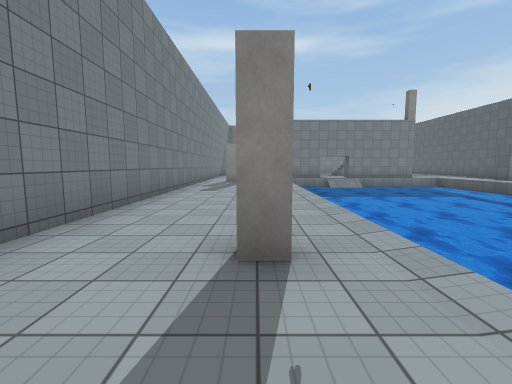
[1] (above)

20 first-person views from a walk through a scene from a Unity 3-D project. The camera is 1.4 m above the floor, tilts 6° down and sees 90° across. The floor is counted in squares, 2 m on a side. Each view is taken from the middle of a square. On the plan, view 1 faces up. The plan holds only what a view shows up to about 9 squares ahead; the rest is blank. The place goes on beyond the plan. Some animated figures are not drawn. Some surface patterns are stand-ins.

[2]
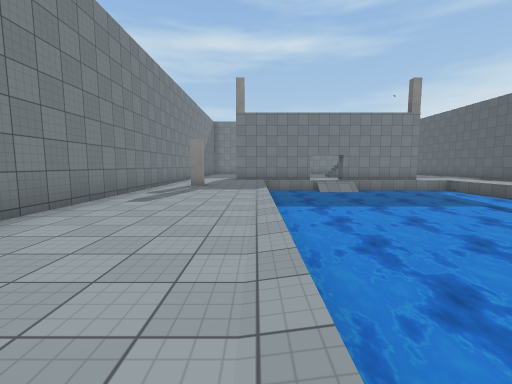

[3]
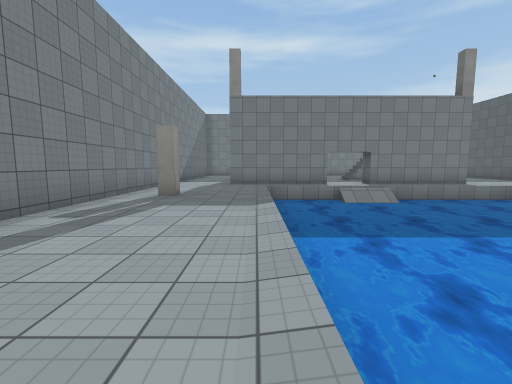

[4]
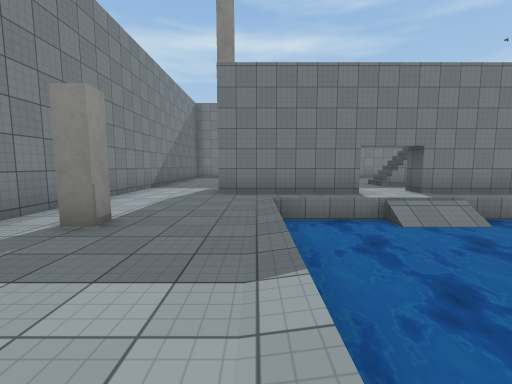

[5]
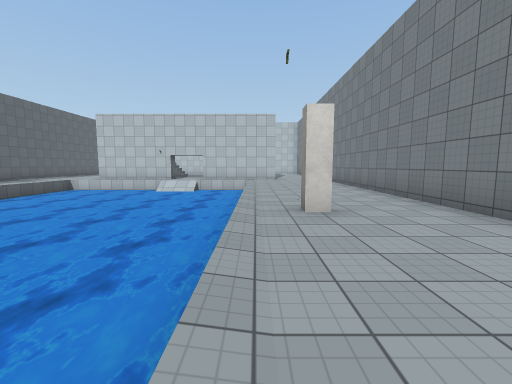

[6]
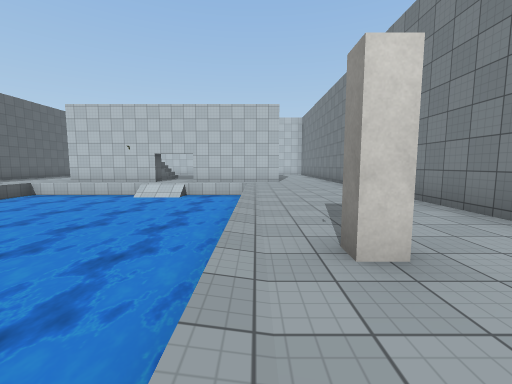

[7]
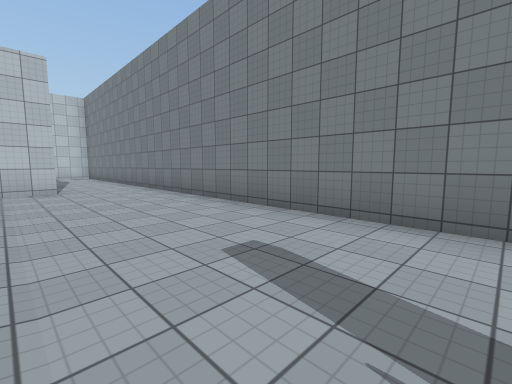

[8]
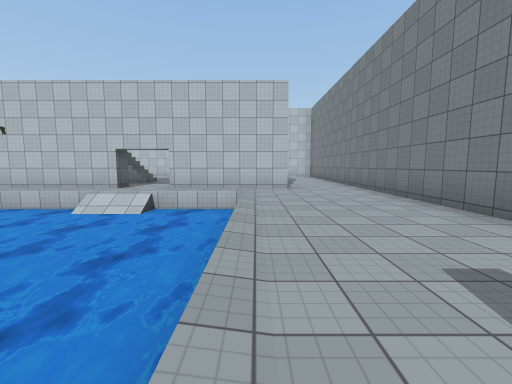

[9]
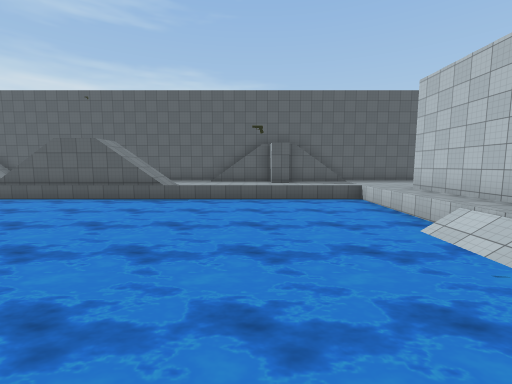

[10]
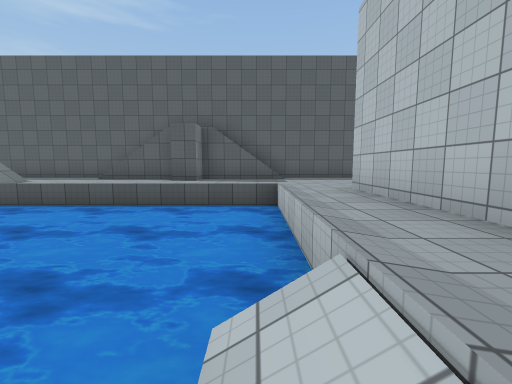

[11]
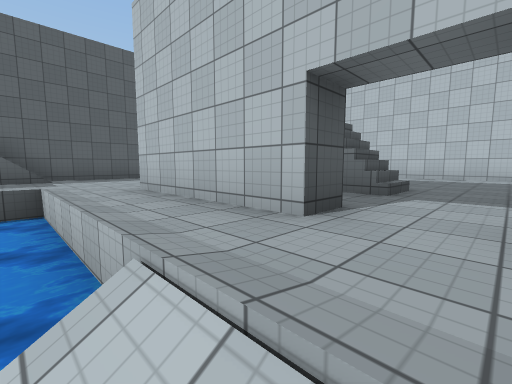

[12]
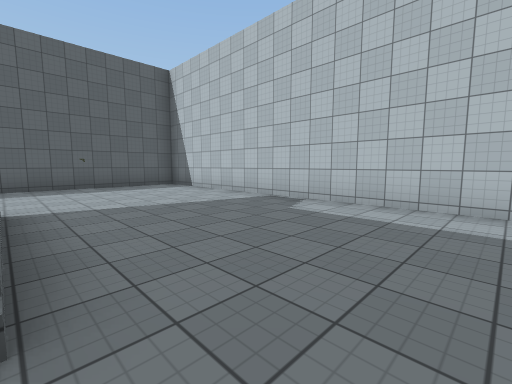

[13]
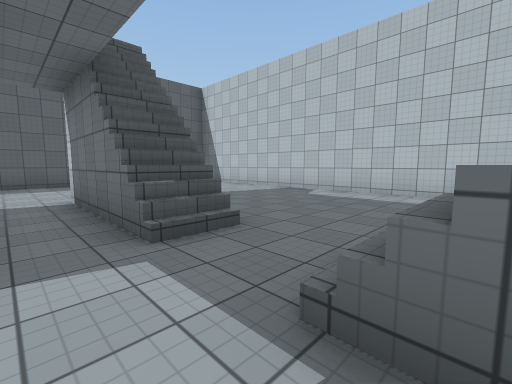

[14]
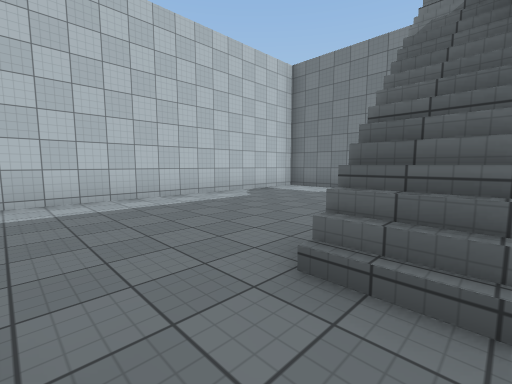

[15]
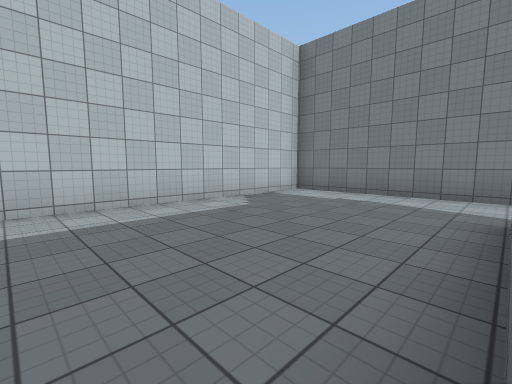

[16]
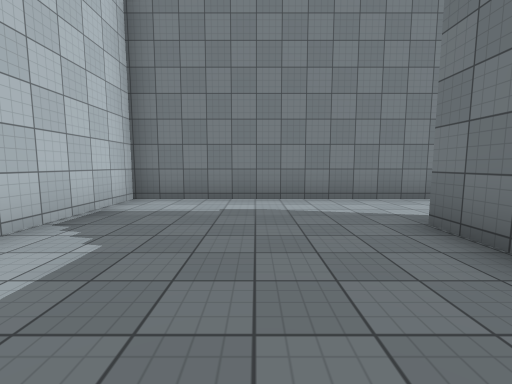

[17]
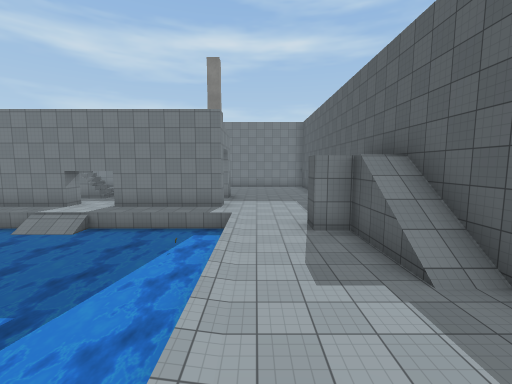

[18]
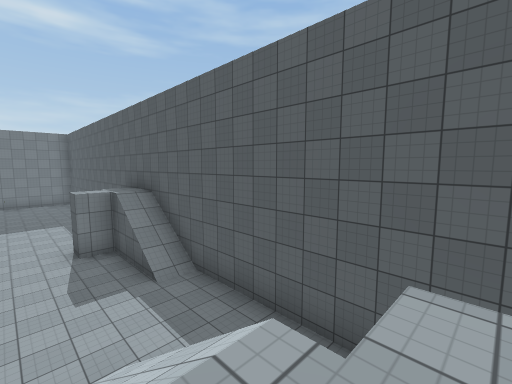

[19]
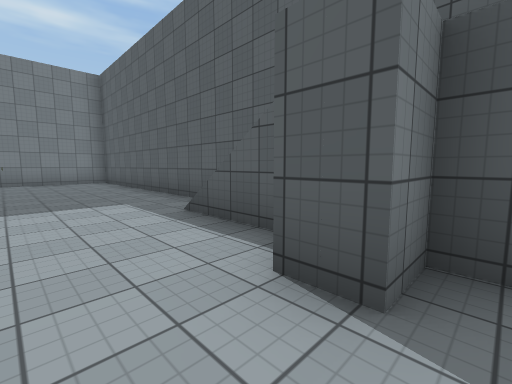

[20]
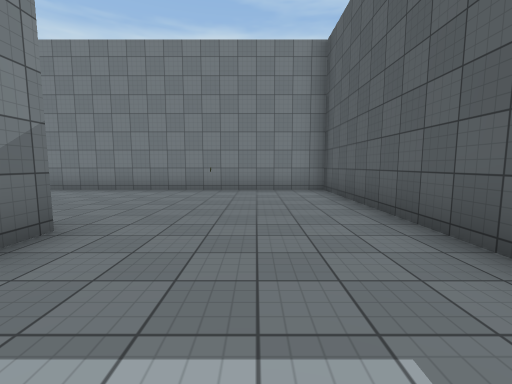

### Floor plan
Key: @ floor where view 1 was taken; # wall or solid block; . main floor; - floor 0.5 m lower than the main floor; : floor 3.25 m higher than the main floor; / step, stairs or slope; ≈ water the walk keeps out of; P pole.
Columns run from 3 left of view 1 to 13 right of it. Each row starts with its distance up from view 1.
 23         #########
 22          .......#
 21          .......#
 20           ... ..#
 19            .....#
 18            .....#
 17 #..     ./  ....#
 16 #...   ...  ....#
 15 #...###..###....#
 14 #...............#
 13 #....≈≈//≈≈≈≈...#
 12 #....≈≈≈≈≈≈≈≈.. #
 11 #.P..≈≈≈≈≈≈≈≈..##
 10 #....≈≈≈≈≈≈≈≈...#
  9 #....≈≈≈≈≈≈≈≈...#
  8 #....≈≈≈≈≈≈≈≈...#
  7 #....≈≈≈≈≈≈ ≈//.#
  6 #....≈≈≈≈≈  ≈// #
  5 #....≈≈≈≈  ≈≈// #
  4 #....≈≈≈  ≈≈≈::.#
  3 #....≈≈≈ ≈≈≈≈/  #
  2 #..P.≈≈≈≈≈≈≈≈//.#
  1 #....≈≈≈≈≈≈≈≈//.#
  0 #..@.≈≈≈≈≈≈≈≈../#
 -1 #....≈≈≈≈≈≈≈≈../#
 -2 #....≈≈≈≈≈≈≈≈.. #
 -3 #....≈≈≈≈≈≈≈≈..##
 -4 #....≈≈≈≈≈≈≈≈.. #
 -5 #....≈≈/-≈≈≈≈...#
 -6 #...............#
 -7 #...###..###....#
 -8 #...  ..........#
 -9 #... ##..###....#
-10 #...............#
-11 #...............#
-12 #...............#
-13 #...............#
-14 #...............#
-15 #################

Where each view was taken, in squares from view 1:
view 1: 0 up, 0 right, facing up
view 2: 2 up, 1 right, facing up
view 3: 5 up, 1 right, facing up
view 4: 8 up, 1 right, facing up
view 5: 6 up, 1 right, facing down
view 6: 4 up, 1 right, facing down
view 7: 1 up, 1 right, facing down-left
view 8: 1 up, 1 right, facing down
view 9: 2 down, 1 right, facing right
view 10: 5 down, 4 right, facing right
view 11: 5 down, 4 right, facing down-right
view 12: 10 down, 4 right, facing down-right
view 13: 8 down, 3 right, facing down-right
view 14: 9 down, 5 right, facing down-left
view 15: 10 down, 4 right, facing down-left
view 16: 12 down, 3 right, facing left
view 17: 6 up, 10 right, facing up
view 18: 4 up, 10 right, facing up-right
view 19: 11 up, 10 right, facing up-right
view 20: 15 up, 11 right, facing up
